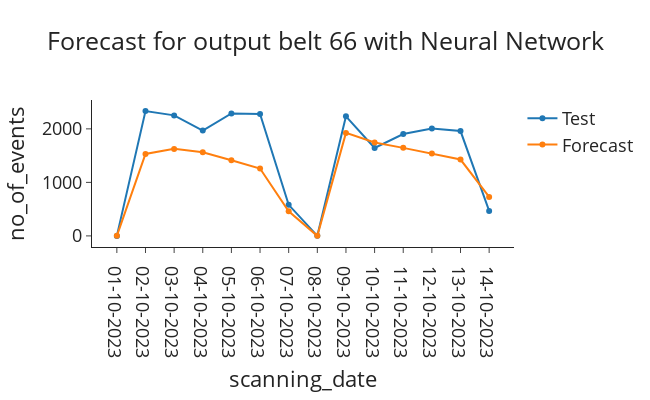
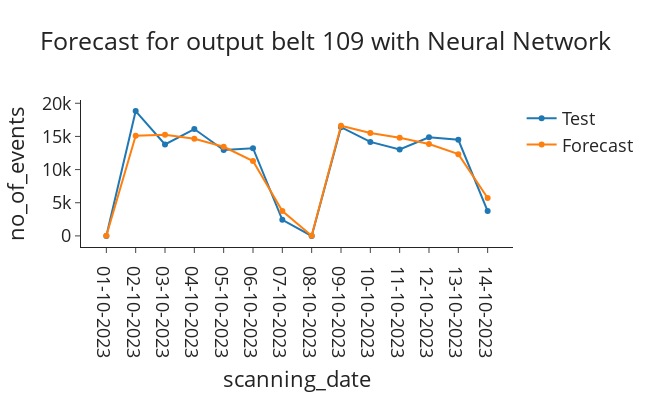
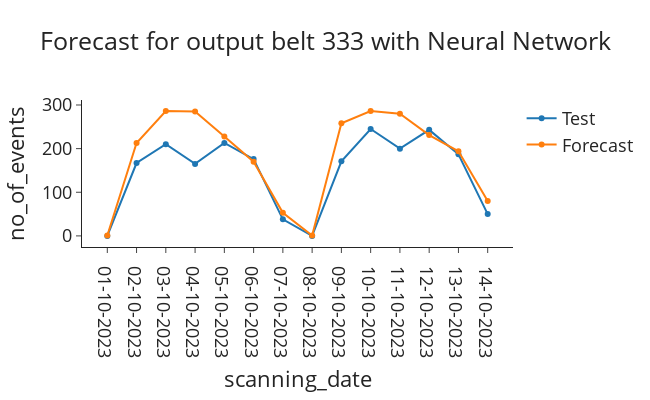

Write notebook code for charts like these, in order.
### Code cell
df_NN = df.copy()
starting_date = "01-10-2023"
planning_horizon = 14

train = df_NN[df_NN["month"] <= 9] # Train on first 9 months
test = df_NN[(df_NN["month"] == 10) & (df_NN["day"] <= planning_horizon)] # Test on first two weeks of 10th month

only_prediction_time = True

MSE, VSE, MAE, training_time = train_NN(df_NN, starting_date, planning_horizon)
prediction_time, _ = forecast_NN(starting_date, planning_horizon, train, only_prediction_time)

with open("Results/results_general.csv", mode='a', newline='') as file:
    writer = csv.writer(file)
    writer.writerow(['Neural Network', MSE, VSE, MAE, training_time, prediction_time])

result_NN = pd.read_csv('Results/results_NN.csv', delimiter=",")
print(result_NN)

### Figure 1 — Plotly figure (JSON) as saved in the notebook; plotly's stock layout.template omitted (floating-point values rounded to 4 significant figures)
{"data": [{"name": "Test", "type": "scatter", "x": ["01-10-2023", "02-10-2023", "03-10-2023", "04-10-2023", "05-10-2023", "06-10-2023", "07-10-2023", "08-10-2023", "09-10-2023", "10-10-2023", "11-10-2023", "12-10-2023", "13-10-2023", "14-10-2023"], "y": [0.0001, 2332, 2252, 1969, 2288, 2277, 581, 1, 2234, 1644, 1903, 2008, 1959, 467]}, {"name": "Forecast", "type": "scatter", "x": ["01-10-2023", "02-10-2023", "03-10-2023", "04-10-2023", "05-10-2023", "06-10-2023", "07-10-2023", "08-10-2023", "09-10-2023", "10-10-2023", "11-10-2023", "12-10-2023", "13-10-2023", "14-10-2023"], "y": [1, 1532, 1626, 1563, 1414, 1259, 460, 1, 1925, 1745, 1645, 1538, 1427, 728]}], "layout": {"font": {"size": 18}, "height": 400, "title": {"text": "Forecast for output belt 66 with Neural Network", "x": 0.5}, "width": 650, "xaxis": {"title": {"text": "scanning_date"}}, "yaxis": {"title": {"text": "no_of_events"}}}}

### Figure 2 — Plotly figure (JSON) as saved in the notebook; plotly's stock layout.template omitted (floating-point values rounded to 4 significant figures)
{"data": [{"name": "Test", "type": "scatter", "x": ["01-10-2023", "02-10-2023", "03-10-2023", "04-10-2023", "05-10-2023", "06-10-2023", "07-10-2023", "08-10-2023", "09-10-2023", "10-10-2023", "11-10-2023", "12-10-2023", "13-10-2023", "14-10-2023"], "y": [0.0001, 18818, 13789, 16112, 12949, 13218, 2433, 0.0001, 16401, 14169, 13025, 14881, 14489, 3738]}, {"name": "Forecast", "type": "scatter", "x": ["01-10-2023", "02-10-2023", "03-10-2023", "04-10-2023", "05-10-2023", "06-10-2023", "07-10-2023", "08-10-2023", "09-10-2023", "10-10-2023", "11-10-2023", "12-10-2023", "13-10-2023", "14-10-2023"], "y": [20, 15110, 15266, 14652, 13442, 11296, 3750, 10, 16616, 15506, 14809, 13848, 12330, 5715]}], "layout": {"font": {"size": 18}, "height": 400, "title": {"text": "Forecast for output belt 109 with Neural Network", "x": 0.5}, "width": 650, "xaxis": {"title": {"text": "scanning_date"}}, "yaxis": {"title": {"text": "no_of_events"}}}}

### Figure 3 — Plotly figure (JSON) as saved in the notebook; plotly's stock layout.template omitted (floating-point values rounded to 4 significant figures)
{"data": [{"name": "Test", "type": "scatter", "x": ["01-10-2023", "02-10-2023", "03-10-2023", "04-10-2023", "05-10-2023", "06-10-2023", "07-10-2023", "08-10-2023", "09-10-2023", "10-10-2023", "11-10-2023", "12-10-2023", "13-10-2023", "14-10-2023"], "y": [0.0001, 167, 210, 165, 213, 176, 38, 0.0001, 171, 245, 200, 243, 187, 50]}, {"name": "Forecast", "type": "scatter", "x": ["01-10-2023", "02-10-2023", "03-10-2023", "04-10-2023", "05-10-2023", "06-10-2023", "07-10-2023", "08-10-2023", "09-10-2023", "10-10-2023", "11-10-2023", "12-10-2023", "13-10-2023", "14-10-2023"], "y": [1, 213, 286, 285, 228, 170, 53, 1, 258, 286, 280, 231, 194, 80]}], "layout": {"font": {"size": 18}, "height": 400, "title": {"text": "Forecast for output belt 333 with Neural Network", "x": 0.5}, "width": 650, "xaxis": {"title": {"text": "scanning_date"}}, "yaxis": {"title": {"text": "no_of_events"}}}}
